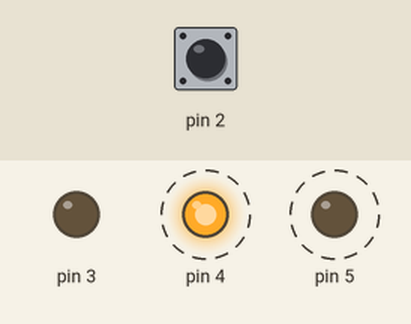
The sketch below on a simulated Arduino Uno, built with avr-gcc and run on an emulated ATmega328P. Shown: output pins drawn as LEDs (lit = HIGH). Dashed ring = blinking. The inputs (shaded band) are chosen by the test bench; at power-on: pin 2 HIGH.

Above: at 2.0 s.
2.1 s: pin 2 pulled LOW for 3.2 s
At 3.7 s:
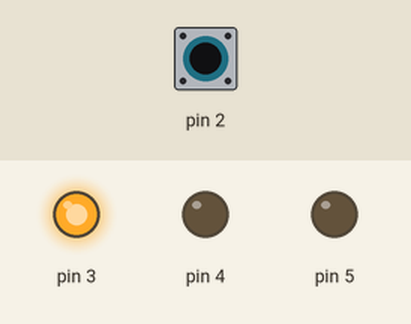
At 5.35 s:
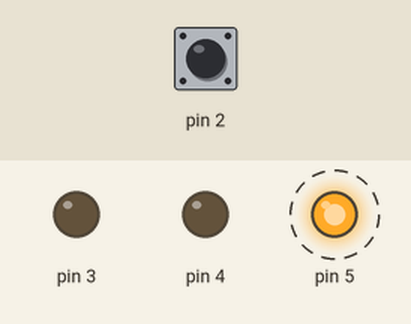
Timing chart, 0 to 14.0 s (numbered marks = the images above; inputs shaded):
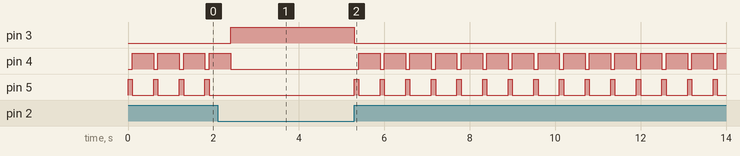

Measured:
- after the input at 2.1 s, pin 3: LOW → HIGH after 0.30 s, → LOW 2.9 s later
- by itself, pin 4: repeats every 0.60 s: HIGH 0.50 s, LOW 0.10 s

The sketch:

01_Clignotement.ino
```cpp
int switchState = 0; //Indique que l'état de l'interrupteur est à 0 au commencement

void setup() {  //donne les indication de départ nécessaire pour l'identification des principales broches utilisées.
pinMode(3, OUTPUT);
pinMode(4, OUTPUT);
pinMode(5, OUTPUT);
pinMode(2, INPUT);
//ces lignes indiquent le mode des broches entre entrée et sortie d'information
}

void loop (){  //boucle qui sera répétée indéfiniment
  switchState = digitalRead(2);  //on prend l'info de la variable switchState en lisant la valeur de la broche 2
  if(switchState == LOW){ //Si on n'appuie pas sur le bouton
    digitalWrite(3, HIGH); //on écrit sur la broche 3 la valeur HIGH, donc DEL allumée
    digitalWrite(4, LOW);//on écrit sur la broche 4 et 5 la valeur LOW, donc DEL éteinte
    digitalWrite(5, LOW);
  }
  else {  // sinon (si on appuie sur le bouton)
    digitalWrite(3, LOW);
    digitalWrite(4, LOW);
    digitalWrite(5, HIGH);
  delay(100); //donne un délai de 250 millième de seconde
  digitalWrite(4, HIGH); // DEL de la broche 4 allume, celle de la 5 éteint.
  digitalWrite(5, LOW);
  delay(500);
  }
}
```
